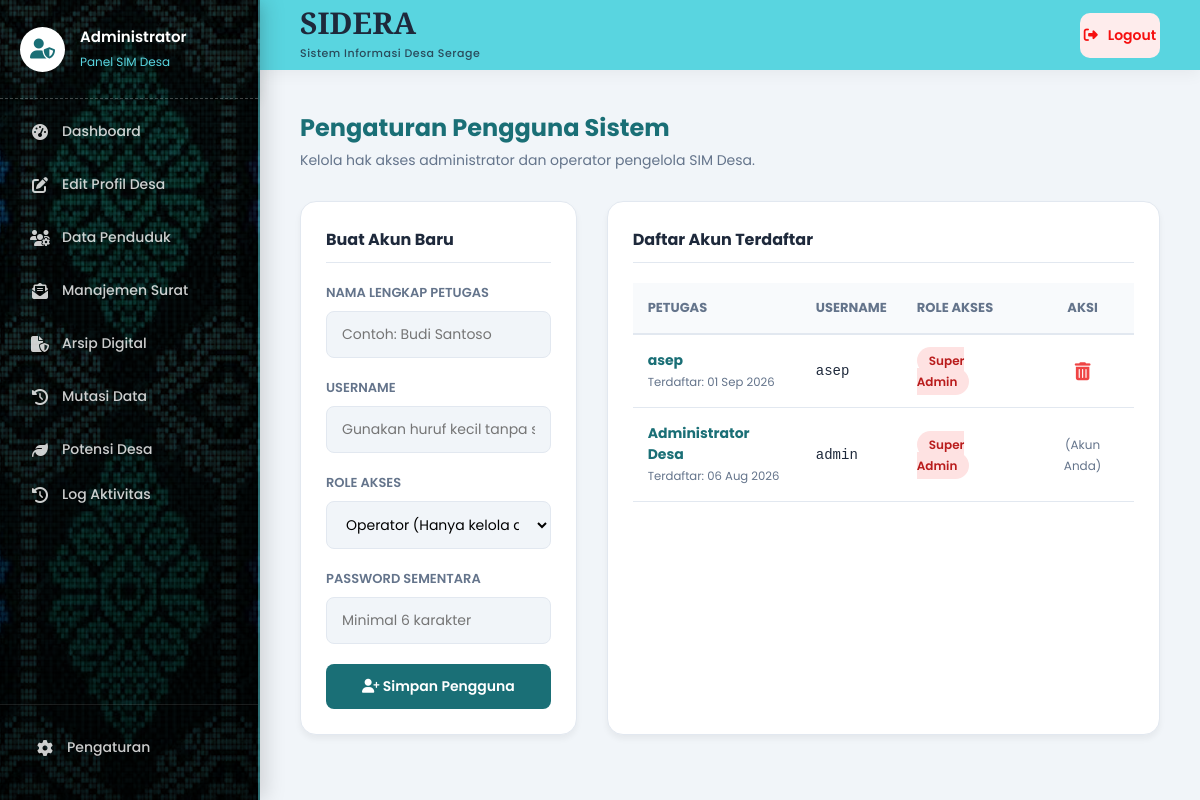
Page /admin/pengaturan_user.php (signed in) on the committed database.
### tables this page shows
CREATE TABLE `users` (
  `id` int(11) NOT NULL,
  `username` varchar(50) NOT NULL,
  `password` varchar(255) NOT NULL,
  `nama_admin` varchar(100) NOT NULL,
  `role` enum('Super Admin','Operator') DEFAULT 'Operator',
  `created_at` timestamp NOT NULL DEFAULT current_timestamp()
);

### admin/pengaturan_user.php (the view, shortened to what this page needs)
<?php
require_once '../config/koneksi.php';
require_once 'includes/admin_header.php';
$q_users = $koneksi->query("SELECT * FROM users ORDER BY created_at DESC");
?>
<div class="page-header">
    <h1 class="page-title">Pengaturan Pengguna Sistem</h1>
    <p class="page-subtitle">Kelola hak akses administrator dan operator pengelola SIM Desa.</p>
</div>
<div class="layout-grid">
    <div class="admin-card" style="height: fit-content;">
        <h3 style="font-size: 16px; margin-bottom: 20px; border-bottom: 1px solid #e2e8f0; padding-bottom: 10px;">Buat Akun Baru</h3>
        <form action="" method="POST">
            <div class="form-group">
                <label class="form-label">Nama Lengkap Petugas</label>
                <input type="text" name="nama_admin" class="form-control" required placeholder="Contoh: Budi Santoso">
            </div>
            <div class="form-group">
                <label class="form-label">Username</label>
                <input type="text" name="username" class="form-control" required placeholder="Gunakan huruf kecil tanpa spasi">
            </div>
            <div class="form-group">
                <label class="form-label">Role Akses</label>
                <select name="role" class="form-control" required>
                    <option value="Operator">Operator (Hanya kelola data)</option>
                </select>
            </div>
            <div class="form-group">
                <label class="form-label">Password Sementara</label>
                <input type="password" name="password" class="form-control" required placeholder="Minimal 6 karakter">
            </div>
            <button type="submit" name="tambah_user" class="btn-save"><i class="fa-solid fa-user-plus"></i> Simpan Pengguna</button>
        </form>
    </div>
    <div class="admin-card">
        <h3 style="font-size: 16px; margin-bottom: 20px; border-bottom: 1px solid #e2e8f0; padding-bottom: 10px;">Daftar Akun Terdaftar</h3>
        <div style="overflow-x: auto;">
            <table class="admin-table">
                <thead>
                    <tr>
                        <th>Petugas</th>
                        <th>Username</th>
                        <th>Role Akses</th>
                        <th style="text-align: center;">Aksi</th>
                    </tr>
                </thead>
                <tbody>
                    <?php while ($row = $q_users->fetch_assoc()): ?>
                        <tr>
                            <td>
                                <strong style="color: var(--primary);"><?= htmlspecialchars($row['nama_admin']) ?></strong><br>
                                <small style="color: var(--text-muted);">Terdaftar: <?= date('d M Y', strtotime($row['created_at'])) ?></small>
                            </td>
                            <td style="font-family: monospace;"><?= htmlspecialchars($row['username']) ?></td>
                            <td>
                                <span class="badge-role <?= $row['role'] == 'Super Admin' ? 'role-super' : 'role-operator' ?>">
                                    <?= htmlspecialchars($row['role']) ?>
                                </span>
                            </td>
                            <td style="text-align: center;">
                                <?php if ($row['id'] != $_SESSION['admin_id']): ?>
                                    <a href="?hapus_id=<?= $row['id'] ?>" onclick="return confirm('Hapus akses untuk petugas ini?')" style="color: #ef4444; font-size: 18px;" title="Hapus Akun">
                                        <i class="fa-solid fa-trash-can"></i>
                                    </a>
                                <?php else: ?>
                                    <span style="color: var(--text-muted); font-size: 12px;">(Akun Anda)</span>
                                <?php endif; ?>
                            </td>
                        </tr>
                    <?php endwhile; ?>
                </tbody>
            </table>
        </div>
    </div>
</div>
<?php require_once 'includes/admin_footer.php'; ?>

### admin/includes/admin_header.php (style rules this page uses)
:root { --sidebar-bg: #1a6f76; --sidebar-hover: #13555b; --topbar-bg: #59d5e0; --bg-light: #f1f5f9; --text-dark: #1e293b; --text-muted: #64748b; --primary: #1a6f76; --secondary: #59d5e0; --shadow-sm: 0 4px 6px rgba(0,0,0,0.05); --shadow-md: 0 10px 20px rgba(0,0,0,0.08); --transition: all 0.3s ease; }
* { margin: 0; padding: 0; box-sizing: border-box; font-family: 'Poppins', sans-serif; }
body { background-color: var(--bg-light); color: var(--text-dark); display: flex; min-height: 100vh; overflow-x: hidden; }
a { text-decoration: none; }
.page-header { margin-bottom: 30px; }
.page-title { font-size: 24px; color: var(--primary); font-weight: 700; }
.page-subtitle { color: var(--text-muted); font-size: 14px; margin-top: 5px; }
.admin-card { background: #ffffff; border-radius: 16px; padding: 25px; box-shadow: var(--shadow-sm); border: 1px solid #e2e8f0; }

### admin/pengaturan_user.php (style rules this page uses)
.layout-grid { display: grid; grid-template-columns: 1fr 2fr; gap: 30px; }
.form-group { margin-bottom: 20px; }
.form-label { display: block; font-size: 13px; font-weight: 600; color: var(--text-muted); margin-bottom: 8px; text-transform: uppercase; }
.form-control { width: 100%; padding: 12px 15px; border: 1px solid #e2e8f0; border-radius: 8px; font-size: 14px; outline: none; transition: var(--transition); background: var(--bg-light); font-family: 'Poppins', sans-serif; }
.btn-save { background: var(--primary); color: white; border: none; padding: 12px 20px; border-radius: 8px; font-size: 14px; font-weight: 600; cursor: pointer; transition: 0.3s; width: 100%; }
.admin-table { width: 100%; border-collapse: collapse; }
.admin-table th { background: #f8fafc; color: var(--text-muted); padding: 15px; text-align: left; font-size: 13px; text-transform: uppercase; border-bottom: 2px solid #e2e8f0; }
.admin-table td { padding: 15px; border-bottom: 1px solid #e2e8f0; font-size: 14px; vertical-align: middle; color: var(--text-dark); }
.badge-role { padding: 5px 12px; border-radius: 20px; font-size: 12px; font-weight: 600; }
.role-super { background: #fee2e2; color: #b91c1c; }

### rows in the picture
users: nama_admin "asep", created_at "01 Sep 2026", username "asep", role "Super Admin"
users: nama_admin "Administrator Desa", created_at "06 Aug 2026", username "admin", role "Super Admin", shows "(Akun Anda)"
